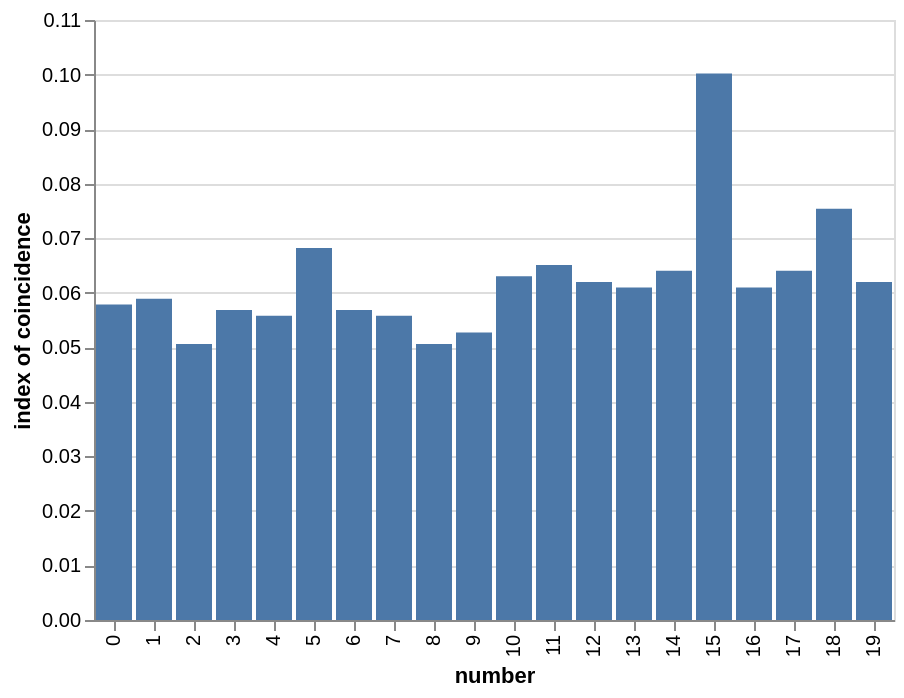

The code cell stored with this chart in its notebook:
### Code cell
alt.Chart(freq_df).mark_bar().encode(
    x="number:O",
    y="index of coincidence",
    tooltip=["index of coincidence"]
)

### Figure 1 — Vega-Lite specification as saved in the notebook (floating-point values rounded to 4 significant figures)
{"config": {"view": {"continuousWidth": 300, "continuousHeight": 300}}, "data": {"name": "data-707c8974c1c7e823ece0c2f0ba3ea026"}, "mark": {"type": "bar"}, "encoding": {"tooltip": [{"field": "index of coincidence", "type": "quantitative"}], "x": {"field": "number", "type": "ordinal"}, "y": {"field": "index of coincidence", "type": "quantitative"}}, "$schema": "https://vega.github.io/schema/vega-lite/v5.8.0.json", "datasets": {"data-707c8974c1c7e823ece0c2f0ba3ea026": [{"number": 0, "index of coincidence": 0.05785}, {"number": 1, "index of coincidence": 0.05888}, {"number": 2, "index of coincidence": 0.05062}, {"number": 3, "index of coincidence": 0.05682}, {"number": 4, "index of coincidence": 0.05579}, {"number": 5, "index of coincidence": 0.06818}, {"number": 6, "index of coincidence": 0.05682}, {"number": 7, "index of coincidence": 0.05579}, {"number": 8, "index of coincidence": 0.05062}, {"number": 9, "index of coincidence": 0.05269}, {"number": 10, "index of coincidence": 0.06302}, {"number": 11, "index of coincidence": 0.06508}, {"number": 12, "index of coincidence": 0.06198}, {"number": 13, "index of coincidence": 0.06095}, {"number": 14, "index of coincidence": 0.06405}, {"number": 15, "index of coincidence": 0.1002}, {"number": 16, "index of coincidence": 0.06095}, {"number": 17, "index of coincidence": 0.06405}, {"number": 18, "index of coincidence": 0.07541}, {"number": 19, "index of coincidence": 0.06198}]}}
